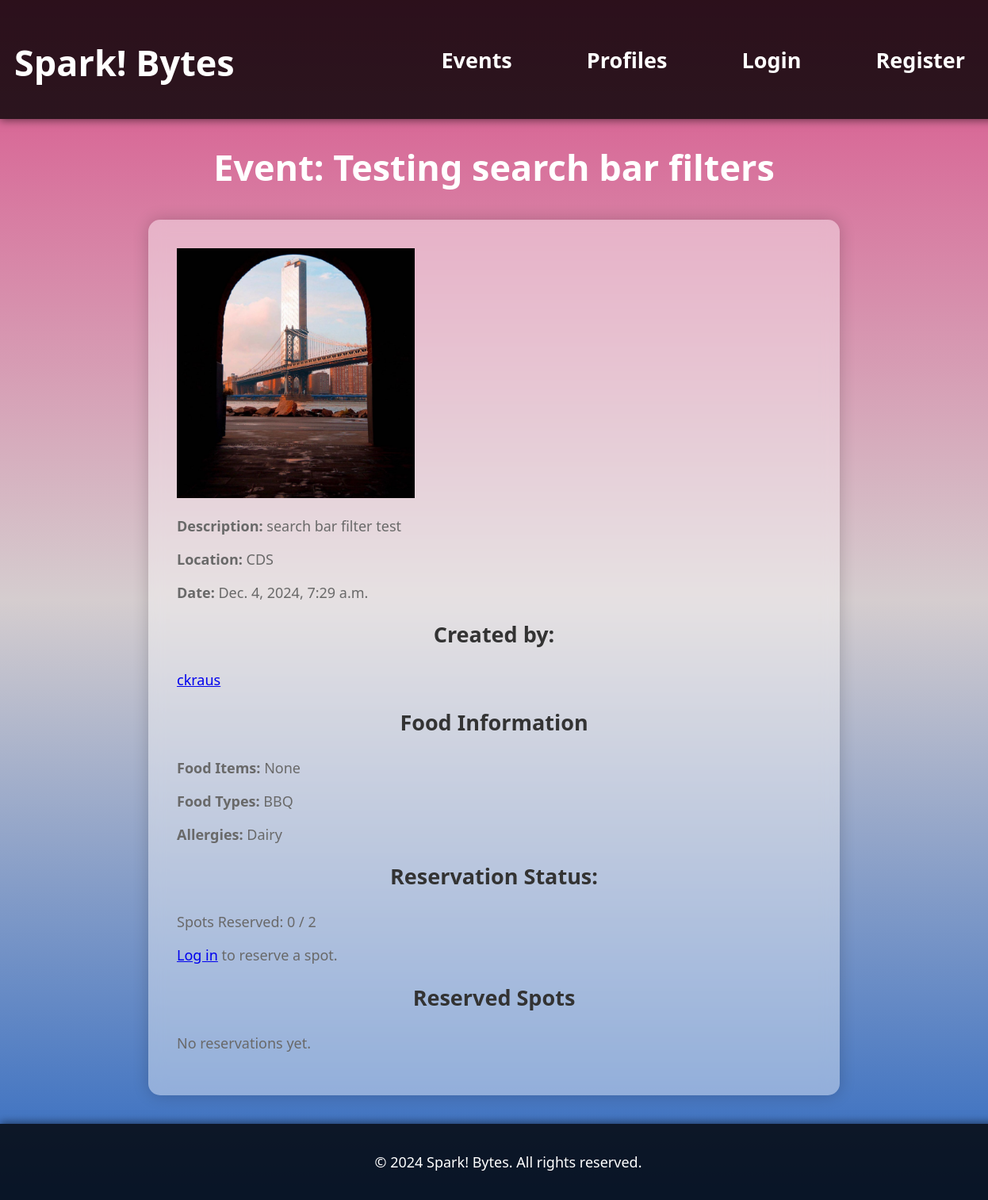
Screenshot of /event/7/ with the database file from the repository.
### spark_bytes_app/models.py (models this page shows, shortened)
class Event(models.Model):
    FOOD_TYPES = [
        ('Italian', 'Italian'),
        ('Mediterranean', 'Mediterranean'),
        ('Salad', 'Salad'),
        ('American', 'American'),
        ('BBQ', 'BBQ'),
        ('Chinese', 'Chinese'),
        ('Korean', 'Korean'),
        ('Japanese', 'Japanese'),
        ('Mexican', 'Mexican'),
        ('Spanish', 'Spanish'),
        ('Indian', 'Indian'),
        ('Thai', 'Thai'),
        ('Vietnamese', 'Vietnamese'),
        ('Sushi', 'Sushi'),
        ('Breakfast', 'Breakfast'),
        ('Lunch', 'Lunch'),
        ('Vegan', 'Vegan'),
        ('Vegetarian', 'Vegetarian'),
    ]
    ALLERGIES = [
        ('Dairy', 'Dairy'),
        ('Soy', 'Soy'),
        ('Nuts', 'Nuts'),
        ('Fish', 'Fish'),
        ('Shellfish', 'Shellfish'),
        ('Eggs', 'Eggs'),
        ('Wheat', 'Wheat'),
        ('Sesame', 'Sesame'),
    ]
    name = models.CharField(max_length=255)
    created_by = models.ForeignKey('Profile', on_delete=models.CASCADE)
    description = models.TextField()
    img = models.ImageField(upload_to='event_images/')
    location = models.CharField(max_length=255)
    date = models.DateTimeField()
    food_items = models.TextField(blank=True, null=True, help_text="List of food items available at the event")
    food_types = models.CharField(
        max_length=50, choices=FOOD_TYPES, blank=True, null=True, help_text="Select the type of food available."
    )
    allergies = models.CharField(
        max_length=50, choices=ALLERGIES, blank=True, null=True, help_text="Select common allergens to be aware of."
    )
    reserved_by = models.ManyToManyField('Profile', related_name='reserved_events', blank=True)
    reservation_limit = models.PositiveIntegerField(default=50, help_text="Maximum number of reservations for this event")
    def is_full(self):
        return self.reserved_by.count() >= self.reservation_limit

class Profile(models.Model):
    user = models.OneToOneField(User, on_delete=models.CASCADE)
    buid = models.PositiveIntegerField(unique=True)
    img = models.ImageField(upload_to='profile_images/')

### spark_bytes_app/views.py (the view)
# urls.py: path('event/<int:pk>/', EventDetailView.as_view(), name='event_detail'),
class EventDetailView(DetailView):
    model = Event
    template_name = 'spark_bytes/event_detail.html'
    context_object_name = 'event'
    def get_context_data(self, **kwargs):
        context = super().get_context_data(**kwargs)
        context['profile'] = self.object.created_by
        return context

### templates/spark_bytes/event_detail.html (shortened to what this page needs)
{% extends "base.html" %}
{% block content %}
<div class="content-wrapper">
    <h1>Event: {{ event.name }}</h1>
    <section>
        <img src="{{ event.img.url }}" alt="Event Image" style="max-width: 300px; object-fit: cover;">
        <p><strong>Description:</strong> {{ event.description }}</p>
        <p><strong>Location:</strong> {{ event.location }}</p>
        <p><strong>Date:</strong> {{ event.date }}</p>
        <h2>Created by:</h2>
        <a href="{% url 'profile_detail' profile.id %}">{{ profile.user.username }}</a>
        <h2>Food Information</h2>
        <p><strong>Food Items:</strong> {{ event.food_items }}</p>
        <p><strong>Food Types:</strong> {{ event.food_types }}</p>
        <p><strong>Allergies:</strong> {{ event.allergies }}</p>
        <h2>Reservation Status:</h2>
        <p>
            Spots Reserved: <span id="reserved-count">{{ event.reserved_by.count }}</span> /
            <span id="reservation-limit">{{ event.reservation_limit }}</span>
        </p>
        {% if event.is_full %}
            <p style="color: red; font-weight: bold;">This event is full. No more spots available.</p>
        {% else %}
            <div id="reserve-section">
                {% if user.is_authenticated %}
                    {% if user.profile in event.reserved_by.all %}
                        <p>You have already reserved a spot for this event.</p>
                        {% if qr_code %}
                            <h2>Your QR Code:</h2>
                            <img alt="QR Code">
                        {% endif %}
                    {% else %}
                        <form id="reserve-form" method="post" action="{% url 'reserve_spot' event.id %}">
                            {% csrf_token %}
                            <button type="submit">Reserve Spot</button>
                        </form>
                    {% endif %}
                {% else %}
                    <p><a href="{% url 'login' %}">Log in</a> to reserve a spot.</p>
                {% endif %}
            </div>
        {% endif %}
        <h2>Reserved Spots</h2>
        {% if event.reserved_by.exists %}
            <ul>
                {% for profile in event.reserved_by.all %}
                <li>{{ profile.user.username }} ({{ profile.user.email }})</li>
                {% endfor %}
            </ul>
        {% else %}
            <p>No reservations yet.</p>
        {% endif %}
    </section>
</div>
{% endblock %}

### static/css/styles.css (style rules this page uses)
*::before, *::after { box-sizing: border-box; margin: 0; padding: 0; }
html, body { height: 100%; margin: 0; padding: 0; }
body { display: flex; flex-direction: column; background: linear-gradient(to bottom, #d95089, #d5cdcf, #2d68c0); background-attachment: fixed; background-size: cover; font-size: large; color: dimgray; font-family: 'Segoe UI', Tahoma, Geneva, Verdana, sans-serif; }
section { padding: 2em; margin: 2em auto; max-width: 800px; background-color: rgba(255, 255, 255, 0.4); border-radius: 15px; backdrop-filter: blur(10px); box-shadow: 0 0 20px rgba(0, 0, 0, 0.2); transition: background-color 0.3s ease; }
h1 { color: white; text-align: center; font-size: 2.5em; margin-bottom: 0.5em; }
h2 { color: #333; text-align: center; margin-bottom: 1em; }
.content-wrapper { flex: 1; }
body { padding-bottom: 4em; }

### rows the page displays
Event: name "Testing search bar filters", img (picture), description "search bar filter test", location "CDS", date "Dec. 4, 2024, 7:29 a.m.", food_items "None", food_types "BBQ", allergies "Dairy", reserved_by.count "0", reservation_limit "2"
Profile: user.username "ckraus"
